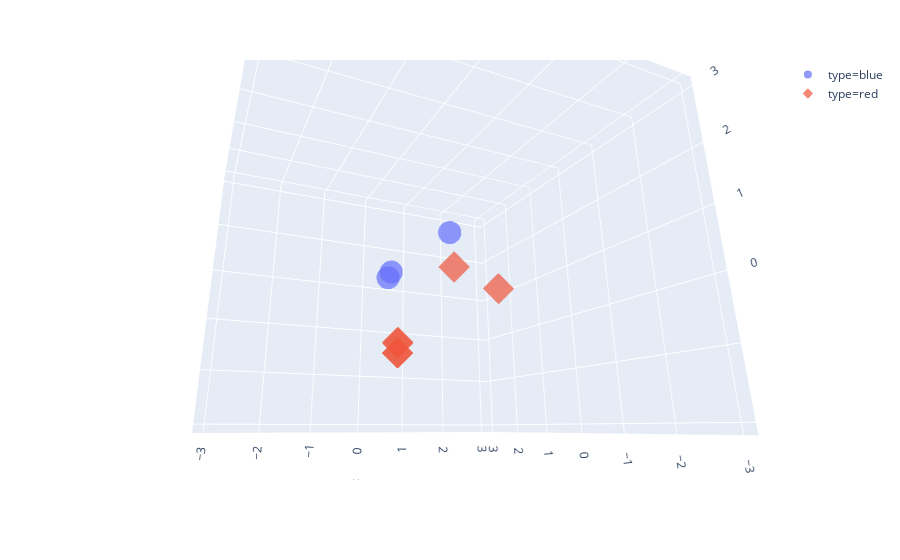

The cell this chart's notebook holds for it:
### Code cell
fig = px.scatter_3d(df_my_points, x='x', y='y', z='z',size_max=2,
              color='type'
#                     , size='code'
               ,symbol='type'
                    , opacity=0.7)

fig.add_trace(
go.Mesh3d(x=new_x, y=new_y, z=new_z, color='lightblue', opacity=0.20)
    )

### Figure 1 — Plotly figure (JSON) as saved in the notebook; plotly's stock layout.template omitted (floating-point values rounded to 4 significant figures; data arrays with more than 128 entries replaced by an {"elided": "..."} marker saying what was removed)
{"data": [{"hoverlabel": {"namelength": 0}, "hovertemplate": "type=blue<br>x=%{x}<br>y=%{y}<br>z=%{z}", "legendgroup": "type=blue", "marker": {"color": "#636efa", "opacity": 0.7, "symbol": "circle"}, "mode": "markers", "name": "type=blue", "scene": "scene", "showlegend": true, "type": "scatter3d", "x": [1.179, -0.624, -0.624], "y": [1.148, -0.2462, -0.1085], "z": [1.793, 0.3195, 0.2629]}, {"hoverlabel": {"namelength": 0}, "hovertemplate": "type=red<br>x=%{x}<br>y=%{y}<br>z=%{z}", "legendgroup": "type=red", "marker": {"color": "#EF553B", "opacity": 0.7, "symbol": "diamond"}, "mode": "markers", "name": "type=red", "scene": "scene", "showlegend": true, "type": "scatter3d", "x": [1.179, 2.08, -0.624, -0.624, -0.624, -0.624], "y": [-0.5732, 2.662, -0.5732, -0.5732, -0.5732, -0.5732], "z": [0.1665, 1.606, -0.8706, -0.8536, -1.012, -1.012]}, {"color": "lightblue", "opacity": 0.2, "type": "mesh3d", "x": {"elided": "1000 float values"}, "y": {"elided": "1000 float values"}, "z": {"elided": "1000 float values"}}], "layout": {"autosize": true, "legend": {"tracegroupgap": 0}, "margin": {"t": 60}, "scene": {"aspectmode": "auto", "aspectratio": {"x": 1.063, "y": 1.063, "z": 0.8855}, "camera": {"center": {"x": 0, "y": 0, "z": 0}, "eye": {"x": -0.5639, "y": -1.253, "z": -0.4283}, "projection": {"type": "perspective"}, "up": {"x": -0.005546, "y": 0.002502, "z": 1.0}}, "domain": {"x": [0, 0.98], "y": [0, 1]}, "xaxis": {"title": {"text": "x"}, "type": "linear"}, "yaxis": {"title": {"text": "y"}, "type": "linear"}, "zaxis": {"title": {"text": "z"}, "type": "linear"}}}}
